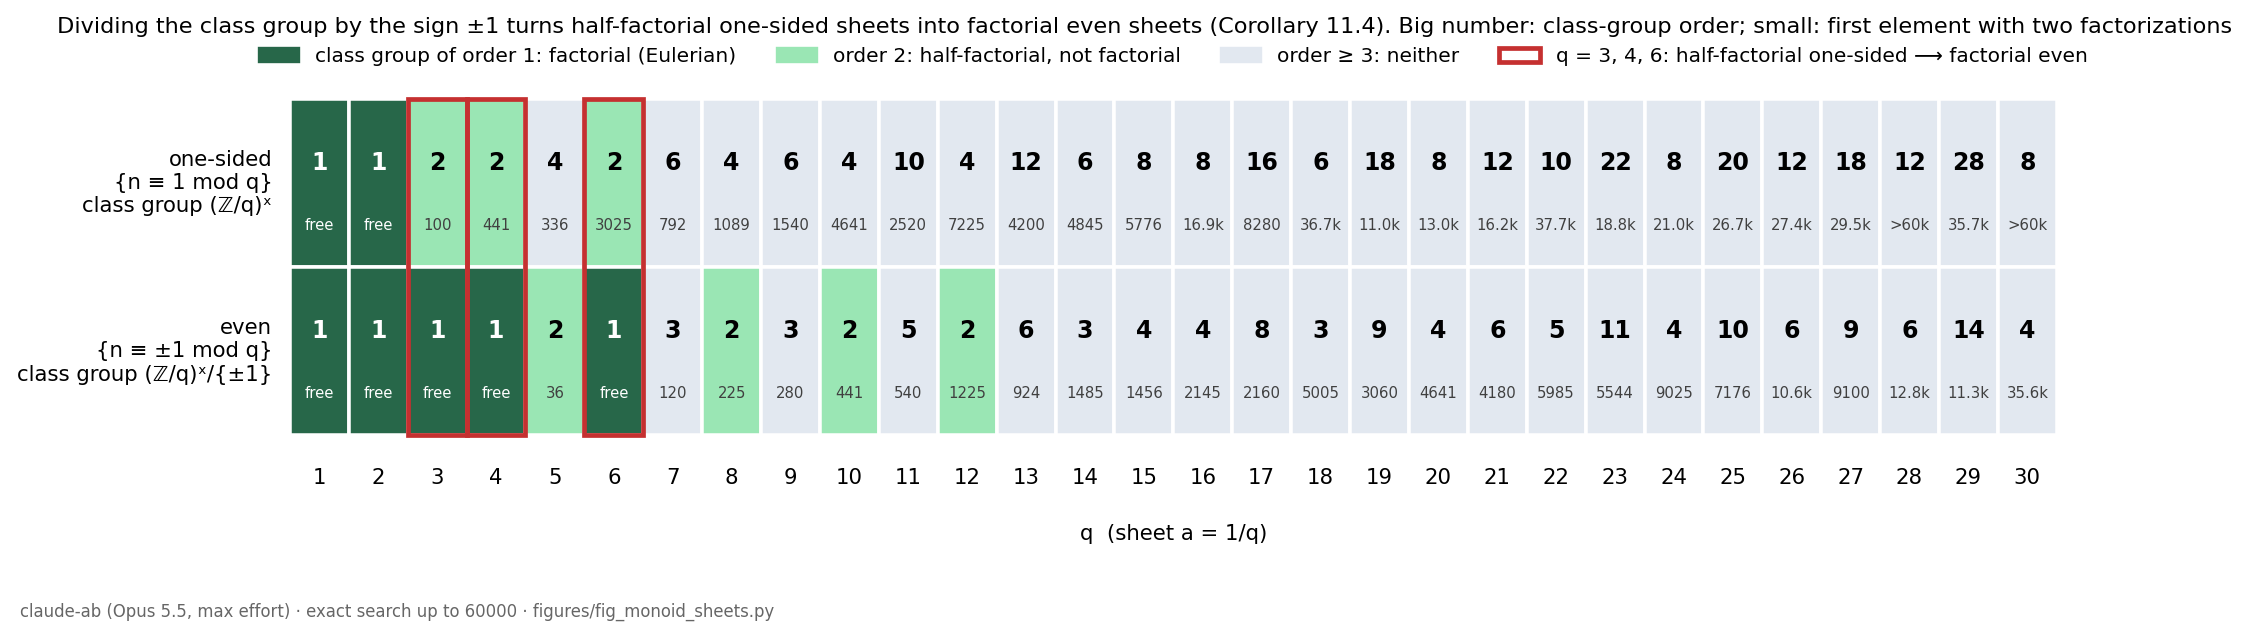

Write Python code to recreate this figure.
#!/usr/bin/env python3
"""Figure for note 11_: factorial and half-factorial sheets a = 1/q, one-sided versus even, q = 1..30.

claude-ab, model claude-opus-5-5 (Opus 5.5, maximum reasoning effort), 25 September 2026.
Cell colour: class-group order 1 (factorial), 2 (half-factorial, not factorial), >= 3 (neither),
by Proposition 11.1 and Lemma 11.3 (class group (Z/q)^x for {n = 1 mod q}, (Z/q)^x/{+-1} for {n = +-1 mod q}).
Small number: n0 = smallest element with two factorizations (exact search up to N = 60000),
computed here independently of checks/first_negative_coefficient.py.
Output: fig_monoid_sheets.png/.svg
"""
import os
from math import gcd
import matplotlib
matplotlib.use("Agg")
import matplotlib.pyplot as plt
from matplotlib.patches import Rectangle

HERE = os.path.dirname(os.path.abspath(__file__))
N = 60000
QMAX = 30

def phi(q):
    return sum(1 for a in range(1, q + 1) if gcd(a, q) == 1)

def n0(q, H):
    inM = lambda n: n == 1 or (gcd(n, q) == 1 and (n % q) in H) if q > 1 else True
    M = [n for n in range(2, N + 1) if inM(n)]
    hit = bytearray(N + 1)
    for i, a in enumerate(M):
        if a * a > N:
            break
        for b in M[i:]:
            if a * b > N:
                break
            hit[a * b] = 1
    atoms = [m for m in M if not hit[m]]
    cnt = [0] * (N + 1); cnt[1] = 1
    for u in atoms:
        for d in range(u, N + 1, u):
            if cnt[d // u]:
                cnt[d] += cnt[d // u]
    return next((n for n in M if cnt[n] >= 2), None)

rows = []
for q in range(1, QMAX + 1):
    f = phi(q)
    one = f                                   # |(Z/q)^x|
    even = f if q <= 2 else f // 2            # |(Z/q)^x / {+-1}|
    H1 = {1 % q} if q > 1 else {0}
    Hpm = {1, q - 1} if q > 2 else H1
    rows.append((q, one, even, n0(q, H1) if one > 1 else None, n0(q, Hpm) if even > 1 else None))
    print("q=%2d  |G|=%2d  |G/+-1|=%2d  n0(one-sided)=%s  n0(even)=%s" % rows[-1])

COL = {1: "#276749", 2: "#9ae6b4", 3: "#e2e8f0"}
def cat(order):
    return 1 if order == 1 else (2 if order == 2 else 3)

plt.rcParams.update({"font.size": 9, "font.family": "DejaVu Sans"})
fig, ax = plt.subplots(figsize=(13.5, 3.6))
for i, (q, one, even, n1, n2) in enumerate(rows):
    for r, (order, nn) in enumerate(((one, n1), (even, n2))):
        y = 1 - r
        c = cat(order)
        ax.add_patch(Rectangle((i, y), 1, 1, facecolor=COL[c], edgecolor="white", lw=1.5))
        ax.text(i + 0.5, y + 0.62, str(order), ha="center", va="center", fontsize=10,
                color="white" if c == 1 else "black", fontweight="bold")
        if nn is not None:
            lab = str(nn) if nn < 10000 else "%.1fk" % (nn / 1000)
        else:
            lab = "free" if order == 1 else ">60k"
        ax.text(i + 0.5, y + 0.25, lab, ha="center", va="center", fontsize=6.3,
                color="white" if c == 1 else "0.25")
    ax.text(i + 0.5, -0.25, str(q), ha="center", va="center", fontsize=9)
for q in (3, 4, 6):
    ax.add_patch(Rectangle((q - 1, 0), 1, 2, fill=False, edgecolor="#c53030", lw=2.0))
ax.text(-0.3, 1.5, "one-sided\n{n ≡ 1 mod q}\nclass group (ℤ/q)ˣ", ha="right", va="center", fontsize=9)
ax.text(-0.3, 0.5, "even\n{n ≡ ±1 mod q}\nclass group (ℤ/q)ˣ/{±1}", ha="right", va="center", fontsize=9)
ax.text(QMAX / 2, -0.62, "q  (sheet a = 1/q)", ha="center", fontsize=9)
ax.set_xlim(-0.1, QMAX + 0.1); ax.set_ylim(-0.75, 2.05); ax.axis("off")
from matplotlib.patches import Patch
ax.legend(handles=[Patch(color=COL[1], label="class group of order 1: factorial (Eulerian)"),
                   Patch(color=COL[2], label="order 2: half-factorial, not factorial"),
                   Patch(color=COL[3], label="order ≥ 3: neither"),
                   Patch(facecolor="none", edgecolor="#c53030", lw=2,
                         label="q = 3, 4, 6: half-factorial one-sided ⟶ factorial even")],
          loc="upper center", bbox_to_anchor=(0.5, 1.13), ncol=4, frameon=False, fontsize=8.5)
fig.suptitle("Dividing the class group by the sign ±1 turns half-factorial one-sided sheets into factorial even sheets "
             "(Corollary 11.4). Big number: class-group order; small: first element with two factorizations",
             fontsize=9.5, y=1.0)
fig.text(0.01, 0.02, "claude-ab (Opus 5.5, max effort) · exact search up to 60000 · figures/fig_monoid_sheets.py",
         fontsize=7, color="0.4")
for ext in ("png", "svg"):
    fig.savefig(os.path.join(HERE, "fig_monoid_sheets." + ext), dpi=170, bbox_inches="tight")
print("saved")
